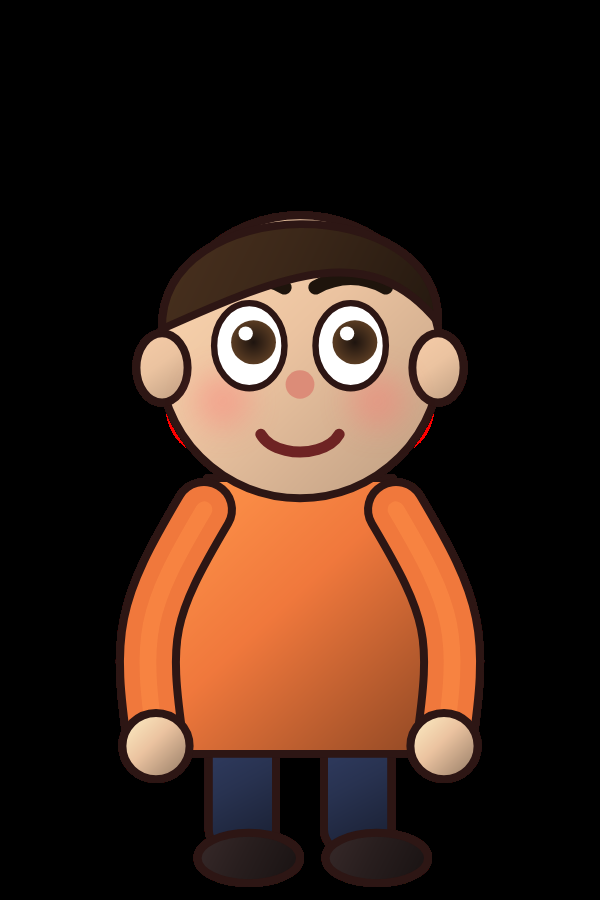
#> input picture dailymind/blender/guy_idle.png, 600 x 900 px
$ python -i make_eiffel3d.py   (imports and definitions only)
#> lines starting #> are read from the running program, lines starting #| are printed output that depends on the picture
### shorts/make_chocolate.py
"""YouTube Short #8: "Chocolate Was Once MONEY?!" (reuses the style from make_short.py).

Animation upgrades over the pizza video: iris (circle) transitions between scenes, titles that
pop in word by word, soft drop shadows under every illustration, a cinematic vignette, and
drifting cocoa dust.
"""
import math

from PIL import Image, ImageDraw, ImageFilter

import make_short as base
import make_salt
from make_pizza import back, bokeh
from make_short import F_BIG, F_MID, F_SMALL, H, W, ease, font, FONT_B, person, tag, text_block

CHOC, CHOC_DARK, CHOC_LIGHT = (110, 60, 30), (75, 38, 18), (150, 90, 50)
FOIL, GOLD = (205, 210, 220), (255, 190, 70)
POD, POD_DARK = (230, 130, 40), (190, 85, 30)
LEAF = (60, 140, 70)


# ---------- new animation helpers ----------

def _make_vignette():
    small = Image.new("L", (W // 8, H // 8), 0)
#> small: PIL image 135x240 L; every value is 0
    d = ImageDraw.Draw(small)
    for k in range(40):
        a = int(150 * (1 - k / 40) ** 2)
        d.ellipse([-W // 8 * 0.35 + k * 2.2, -H // 8 * 0.2 + k * 3.6, W // 8 * 1.35 - k * 2.2, H // 8 * 1.2 - k * 3.6], outline=a, width=3)
    mask = small.filter(ImageFilter.GaussianBlur(6)).resize((W, H), Image.BILINEAR)
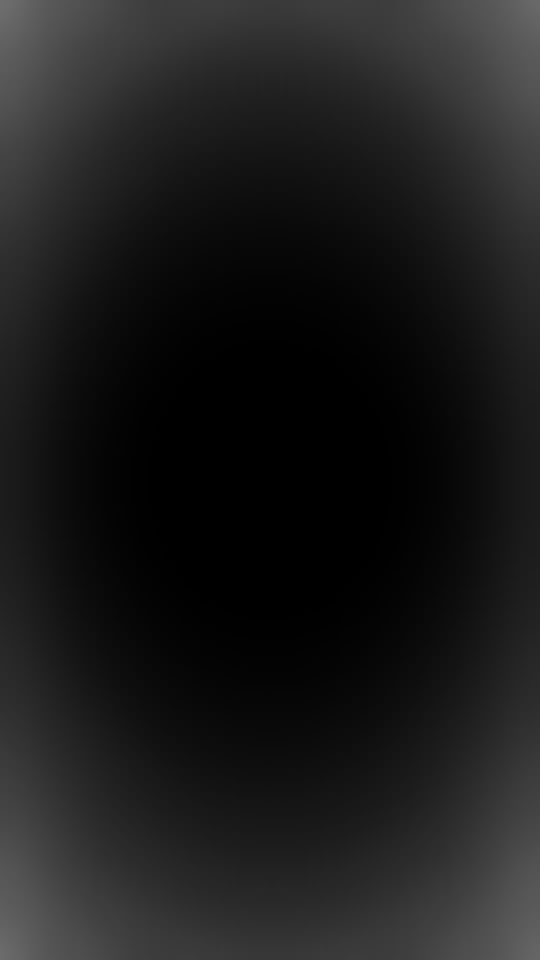
#> mask: PIL image 1080x1920 L (shown at 1/2 size); min 0, max 109, mean 28.3
    v = Image.new("RGBA", (W, H), (0, 0, 0, 255))
    v.putalpha(mask)
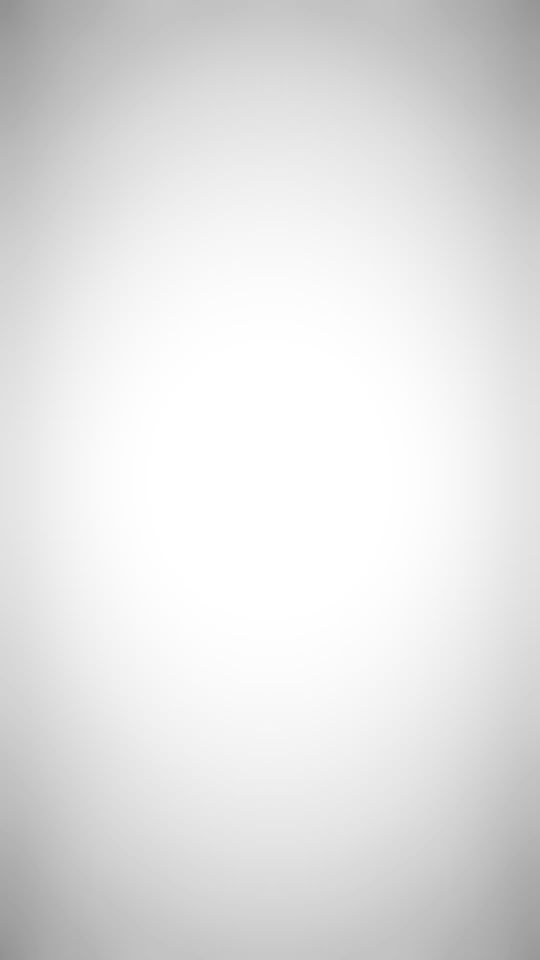
#> v: PIL image 1080x1920 RGBA (shown at 1/2 size); mean R, G, B, A 0, 0, 0, 28.3; transparent parts drawn white
    return v


VIGNETTE = _make_vignette()


# [115 lines left out: functions iris, camera, title_pop, dust, stamp, choc_bar, not called in this run]


def sparkle(d, x, y, r, col=(255, 230, 120)):
    d.polygon([(x, y - r * 2), (x + r * 0.5, y), (x, y + r * 2), (x - r * 0.5, y)], fill=col)
    d.polygon([(x - r * 2, y), (x, y + r * 0.5), (x + r * 2, y), (x, y - r * 0.5)], fill=col)


def coin(d, x, y, r):
    d.ellipse([x - r, y - r, x + r, y + r], fill=GOLD, outline=(205, 150, 40), width=max(2, int(r * 0.12)))
    d.ellipse([x - r * 0.6, y - r * 0.6, x + r * 0.6, y + r * 0.6], outline=(225, 170, 50), width=max(2, int(r * 0.08)))


# [12 lines left out: function pod, not called in this run]


def bean(d, x, y, s=1.0):
    d.ellipse([x - 26 * s, y - 16 * s, x + 26 * s, y + 16 * s], fill=CHOC_LIGHT)
    d.line([(x - 18 * s, y), (x + 18 * s, y)], fill=CHOC_DARK, width=max(2, int(4 * s)))


# [158 lines left out: functions art_hook, art_tree, art_drink, art_montezuma, art_money, art_europe and 2 more, not called in this run]


# ---------- scenes ----------

def finish(img, t, seed):
    dust(img, t, seed)
    img.alpha_composite(VIGNETTE)


# [39 lines left out: functions s_hook, s_tree, s_drink, s_montezuma, not called in this run]


MONEY_AT, FOOD_AT = 5.5, 7.2


# [17 lines left out: functions s_money, s_europe, not called in this run]


SNAP_AT = 3.9


# [14 lines left out: functions s_bar, s_today, not called in this run]


def s_cta(img, d, t):
    text_block(img, "Learned something new?", F_MID, 330, t, delay=0.0)
    make_salt.draw_cta(img, d, W / 2, 1250, t, off=0.4)


base.TRANSITION = iris
base.SCENES[:] = [
    (3.0, ((55, 30, 18), (14, 7, 4)), s_hook),
    (6.0, ((40, 75, 60), (12, 24, 16)), s_tree),
    (6.0, ((65, 30, 20), (18, 8, 5)), s_drink),
    (5.0, ((30, 60, 60), (8, 18, 18)), s_montezuma),
    (9.0, ((60, 25, 55), (20, 8, 25)), s_money),
    (7.0, ((60, 45, 20), (18, 12, 5)), s_europe),
    (5.0, ((55, 30, 18), (14, 7, 4)), s_bar),
    (4.0, ((55, 30, 18), (14, 7, 4)), s_today),
    (5.0, ((30, 30, 40), (8, 8, 12)), s_cta),
]

# [2 lines that do not run on import are left out]

### shorts/make_short.py
"""Render a 1080x1920 YouTube Short: "How Humans Learned to Cook"."""
import math
import subprocess
import sys

from PIL import Image, ImageDraw, ImageFilter, ImageFont

W, H, FPS = 1080, 1920, 30
OUT = sys.argv[1]
FONT_B = "/usr/share/fonts/opentype/inter/Inter-ExtraBold.otf"
FONT_M = "/usr/share/fonts/opentype/inter/Inter-Medium.otf"


def font(path, size):
    try:
        return ImageFont.truetype(path, size)
    except OSError:
        return ImageFont.truetype("/usr/share/fonts/truetype/dejavu/DejaVuSans-Bold.ttf", size)


F_BIG, F_MID, F_SMALL, F_TAG = font(FONT_B, 104), font(FONT_B, 76), font(FONT_M, 52), font(FONT_B, 44)


def ease(t):
    t = max(0.0, min(1.0, t))
    return 1 - (1 - t) ** 3


# [119 lines left out: functions gradient, wrap, text_block, tag, draw_fire, draw_meat_stick and 3 more, not called in this run]


def person(d, cx, cy, s, shirt, skin=(225, 175, 135)):
    d.ellipse([cx - 60 * s, cy - 260 * s, cx + 60 * s, cy - 140 * s], fill=skin)
    d.rounded_rectangle([cx - 95 * s, cy - 130 * s, cx + 95 * s, cy + 150 * s], radius=int(60 * s), fill=shirt)


# [101 lines left out: functions draw_family, draw_phone, draw_loop, s_hook, s_fire, s_brain and 5 more, not called in this run]


SCENES = [
    (3.0, ((40, 15, 10), (10, 5, 5)), s_hook),
    (4.5, ((60, 25, 15), (15, 8, 5)), s_fire),
    (4.5, ((60, 25, 55), (20, 8, 25)), s_brain),
    (4.5, ((70, 45, 25), (25, 15, 8)), s_pot),
    (4.5, ((75, 60, 40), (30, 22, 14)), s_tablet),
    (4.5, ((80, 40, 50), (30, 12, 20)), s_family),
    (4.0, ((30, 40, 70), (10, 12, 28)), s_phone),
    (5.0, ((25, 30, 45), (8, 10, 18)), s_loop),
]


# Skip the hook scene's intro animation so the very first frame already shows the full hook.
HOOK_SKIP = 1.2
CRF = 20  # quality (lower = sharper; 16 for the HQ exports)
# Optional custom scene transition: fn(img, t, dur, scene_index) -> img. None = dip to black.
TRANSITION = None


# [39 lines left out: function main, not called in this run]


# [2 lines that do not run on import are left out]

### dailymind/ultimate/make_eiffel3d.py
"""YouTube Short: "The Eiffel Tower was supposed to be TORN DOWN... and a RADIO saved it" — real 3D v3.

Facts (well documented): built for the 1889 Exposition Universelle, the tallest man-made structure in the world until
1930; a protest letter by prominent artists (1887) called it "useless and monstrous"; Eiffel's concession ran 20 years
and the city could dismantle it in 1909. Eiffel promoted scientific uses: a meteorological station, aerodynamics
experiments (objects dropped / slid down a cable from the 2nd floor), and from 1903 he funded military wireless
(radiotelegraphy) experiments himself. The army's radio station made it strategic, so it was kept; in WWI the tower
intercepted enemy messages, including those that led to the arrest of the spy Mata Hari. Today it is often cited as
the most visited paid monument in the world.

Plates = blender/eiffel3d.py (rendered on the RTX PC as eiffel3d/plates/s{i}.mp4). This file adds the classic layer.
Usage: python make_eiffel3d.py ../eiffel3d/final.mp4        stills: STILLS_DIR=d python make_eiffel3d.py x 0,1 1.0,2.0
"""
import json
import math
import os
import subprocess
import sys

import numpy as np
import skia
from PIL import Image, ImageDraw

OUTFILE = sys.argv[1] if len(sys.argv) > 1 else "../eiffel3d/final.mp4"
ONLY = [int(x) for x in sys.argv[2].split(",")] if len(sys.argv) > 2 and sys.argv[2][0].isdigit() else None
STILLS = sys.argv[3].split(",") if len(sys.argv) > 3 else None
sys.argv = [sys.argv[0], "base_eiffel3d.mp4"]
sys.path.insert(0, "..")

import audio  # noqa: E402
import make_ketchup  # noqa: E402
import make_short as base  # noqa: E402
import ultimate as U  # noqa: E402
import physics as PH  # noqa: E402
from cta2 import draw_cta2  # noqa: E402
from fx import impact  # noqa: E402
from make_honey import slam  # noqa: E402
from make_ketchup import splat, stamp  # noqa: E402
from make_short import FONT_B, F_MID, H, W, font, tag, text_block  # noqa: E402
from style import heading  # noqa: E402
from toon import *  # noqa: E402,F401,F403

GOLD, RED, SKY, GREEN = (255, 200, 60), (235, 60, 60), (120, 190, 255), (90, 210, 120)
make_ketchup.SPLAT_COLOR = (250, 195, 50)
base.HOOK_SKIP = 0.0
base.CRF = 16
HERE = os.path.dirname(os.path.abspath(__file__))
VOICE_DIR = os.path.join(HERE, "..", "eiffel")
PLATES = os.path.join(HERE, "..", "eiffel3d", "plates")
# [1 line not run here, left out]
# [1 line that did not run here, left out]
TWO_D = {10, 12}
_missing = set()


def cue(name, i):
    return A[name] - ST[i]


# ------------------------------------------------------------------ art
# [45 lines left out: functions unpack_videos, art_follow, not called in this run]


def bg(c, top, bot, y0=0, y1=H):
    c.drawRect(skia.Rect(0, y0, W, y1), P(Shader=lin((0, y0), (0, y1), [C(*top), C(*bot)])))


# [47 lines left out: functions art_cta, plate, render_art, not called in this run]


# ------------------------------------------------------------------ text layer
def title(img, t, text, sub=None, sub_at=1.0, y=400, sub_color=(255, 235, 210)):
    heading(img, t, text, sub, sub_at, F_MID, y, sub_color=sub_color)


# [17 lines left out: functions line, tx0, not called in this run]


def tx1(img, t):
    tag(img, "PARIS, 1889", t, (40, 90, 170))
    title(img, t, "Gustave Eiffel builds", "the TALLEST structure on Earth", cue("tallest", 1) - 0.3, sub_color=GOLD)


# [16 lines left out: functions tx2, tx3, tx4, not called in this run]


def tx5(img, t):
    title(img, t, "A weather station on top", "...and drops to study AIR resistance", cue("drops", 5) - 0.3, sub_color=SKY)


def tx6(img, t):
    title(img, t, "A giant RADIO antenna", "...paid with his OWN money", cue("money", 6) - 0.5, sub_color=GOLD)


def tx7(img, t):
    title(img, t, "The army LOVES it", "messages fly across France", cue("messages", 7) - 0.3, sub_color=SKY)


# [11 lines left out: functions tx8, tx9, not called in this run]


def tx10(img, t):
    title(img, t, "A surprising fact", "...EVERY day!", cue("every", 10) - 0.2, sub_color=GOLD)


# [5 lines left out: function tx11, not called in this run]


def tx12(img, t):
    pass


TEXT = [tx0, tx1, tx2, tx3, tx4, tx5, tx6, tx7, tx8, tx9, tx10, tx11, tx12]
base.TRANSITION = splat


def scene(i):
    def fn(img, d, t):
        img.paste(render_art(i, t, D[i]))
        TEXT[i](img, t)
    return fn


# [20 lines left out: function sfx_events, not called in this run]


# [30 lines not run here, left out]

>>> import cv2
>>> picture = cv2.imread('../blender/guy_idle.png', cv2.IMREAD_GRAYSCALE)
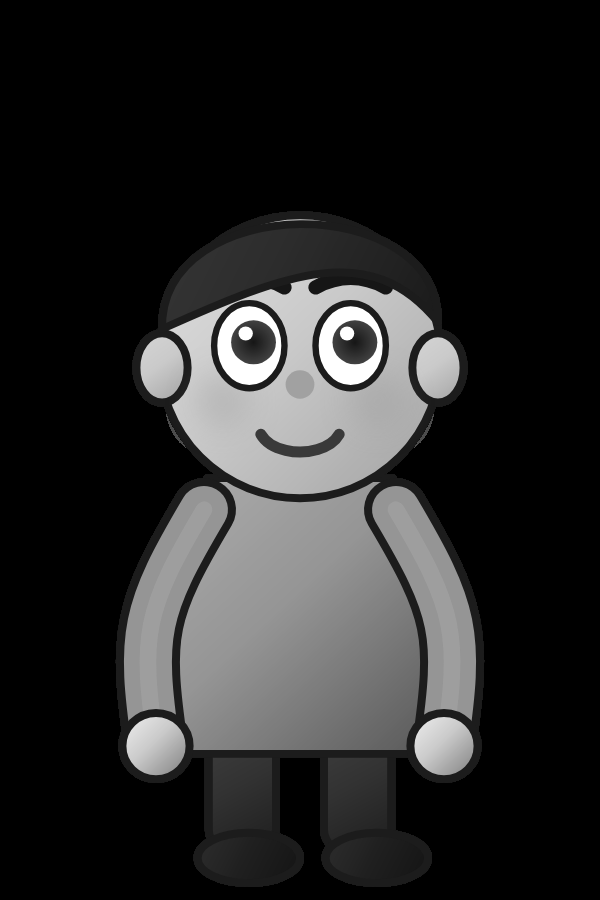
#> picture: shape (900, 600); min 0, max 255, mean 40.1
>>> result = scene(picture)

$ run again, on dailymind/canary/thumbnail.png
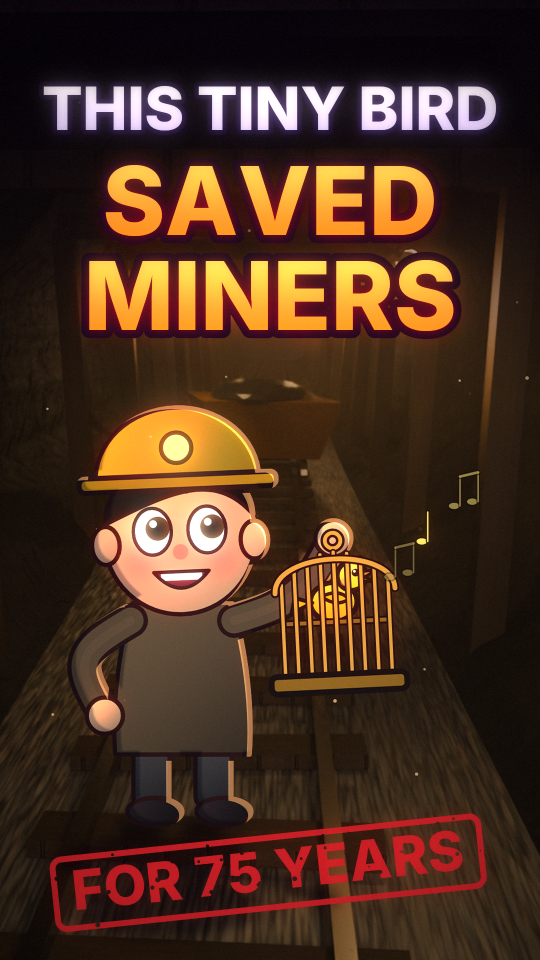
#> input picture dailymind/canary/thumbnail.png, 1080 x 1920 px (shown at 1/2 size)
#> small: PIL image 135x240 L; every value is 0
#> `picture = cv2.imread('../blender/guy_idle.png', cv2.IMREAD_GRAYSCALE)`:
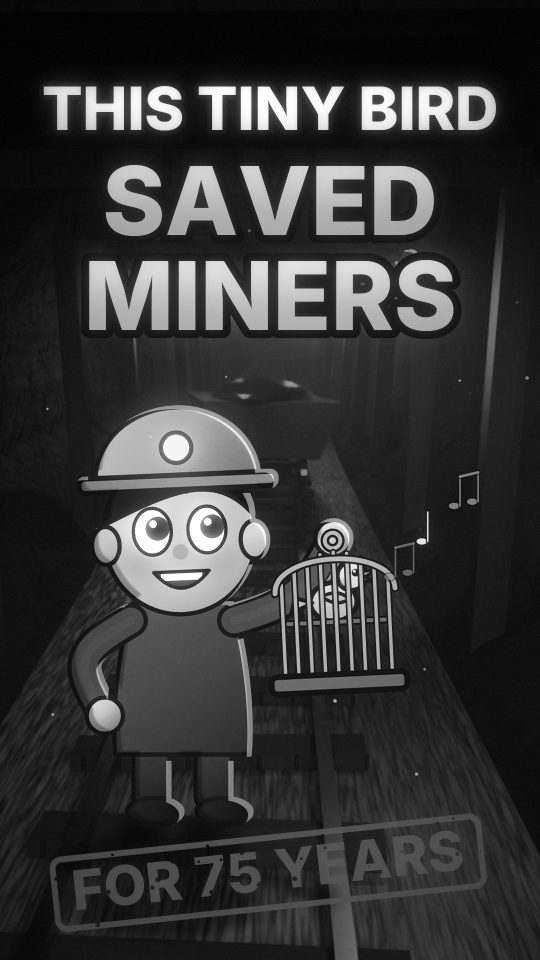
#> picture: shape (1920, 1080) (shown at 1/2 size); min 0, max 255, mean 53.7
